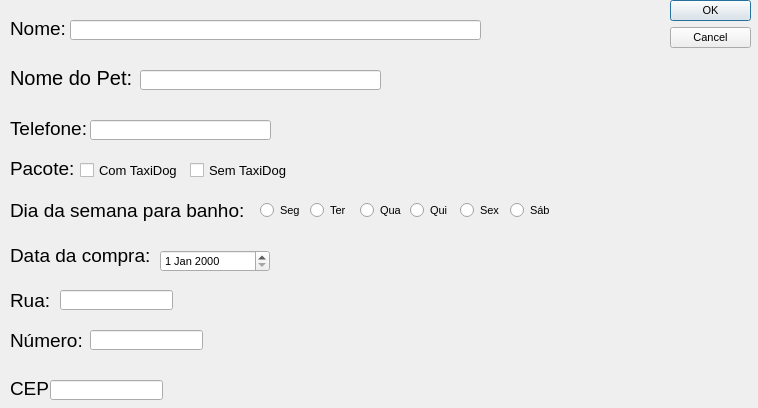
<?xml version="1.0" encoding="UTF-8"?>
<ui version="4.0">
 <class>Cadastro</class>
 <widget class="QDialog" name="Cadastro">
  <property name="geometry">
   <rect>
    <x>0</x>
    <y>0</y>
    <width>758</width>
    <height>408</height>
   </rect>
  </property>
  <property name="font">
   <font>
    <pointsize>8</pointsize>
   </font>
  </property>
  <property name="windowTitle">
   <string>Tela de Cadastro</string>
  </property>
  <widget class="QDialogButtonBox" name="buttonBox">
   <property name="geometry">
    <rect>
     <x>670</x>
     <y>0</y>
     <width>81</width>
     <height>241</height>
    </rect>
   </property>
   <property name="orientation">
    <enum>Qt::Vertical</enum>
   </property>
   <property name="standardButtons">
    <set>QDialogButtonBox::Cancel|QDialogButtonBox::Ok</set>
   </property>
  </widget>
  <widget class="QLabel" name="label">
   <property name="geometry">
    <rect>
     <x>10</x>
     <y>20</y>
     <width>61</width>
     <height>16</height>
    </rect>
   </property>
   <property name="font">
    <font>
     <pointsize>14</pointsize>
    </font>
   </property>
   <property name="text">
    <string>Nome:</string>
   </property>
  </widget>
  <widget class="QLineEdit" name="lineEdit">
   <property name="geometry">
    <rect>
     <x>70</x>
     <y>20</y>
     <width>411</width>
     <height>20</height>
    </rect>
   </property>
  </widget>
  <widget class="QLabel" name="label_2">
   <property name="geometry">
    <rect>
     <x>10</x>
     <y>70</y>
     <width>131</width>
     <height>16</height>
    </rect>
   </property>
   <property name="font">
    <font>
     <pointsize>15</pointsize>
    </font>
   </property>
   <property name="text">
    <string>Nome do Pet:</string>
   </property>
  </widget>
  <widget class="QLabel" name="label_5">
   <property name="geometry">
    <rect>
     <x>10</x>
     <y>160</y>
     <width>111</width>
     <height>16</height>
    </rect>
   </property>
   <property name="font">
    <font>
     <pointsize>14</pointsize>
    </font>
   </property>
   <property name="text">
    <string>Pacote:</string>
   </property>
  </widget>
  <widget class="QLabel" name="label_6">
   <property name="geometry">
    <rect>
     <x>10</x>
     <y>200</y>
     <width>241</width>
     <height>21</height>
    </rect>
   </property>
   <property name="font">
    <font>
     <pointsize>14</pointsize>
    </font>
   </property>
   <property name="text">
    <string>Dia da semana para banho:</string>
   </property>
  </widget>
  <widget class="QLabel" name="label_3">
   <property name="geometry">
    <rect>
     <x>10</x>
     <y>240</y>
     <width>141</width>
     <height>31</height>
    </rect>
   </property>
   <property name="font">
    <font>
     <pointsize>14</pointsize>
    </font>
   </property>
   <property name="text">
    <string>Data da compra:</string>
   </property>
  </widget>
  <widget class="QLabel" name="label_4">
   <property name="geometry">
    <rect>
     <x>10</x>
     <y>290</y>
     <width>47</width>
     <height>21</height>
    </rect>
   </property>
   <property name="font">
    <font>
     <pointsize>14</pointsize>
    </font>
   </property>
   <property name="text">
    <string>Rua:</string>
   </property>
  </widget>
  <widget class="QLabel" name="label_7">
   <property name="geometry">
    <rect>
     <x>10</x>
     <y>330</y>
     <width>81</width>
     <height>21</height>
    </rect>
   </property>
   <property name="font">
    <font>
     <pointsize>14</pointsize>
    </font>
   </property>
   <property name="text">
    <string>Número:</string>
   </property>
  </widget>
  <widget class="QLabel" name="label_8">
   <property name="geometry">
    <rect>
     <x>10</x>
     <y>380</y>
     <width>47</width>
     <height>16</height>
    </rect>
   </property>
   <property name="font">
    <font>
     <pointsize>14</pointsize>
    </font>
   </property>
   <property name="text">
    <string>CEP:</string>
   </property>
  </widget>
  <widget class="QLineEdit" name="lineEdit_2">
   <property name="geometry">
    <rect>
     <x>140</x>
     <y>70</y>
     <width>241</width>
     <height>20</height>
    </rect>
   </property>
  </widget>
  <widget class="QLineEdit" name="lineEdit_3">
   <property name="geometry">
    <rect>
     <x>90</x>
     <y>330</y>
     <width>113</width>
     <height>20</height>
    </rect>
   </property>
  </widget>
  <widget class="QLineEdit" name="lineEdit_4">
   <property name="geometry">
    <rect>
     <x>60</x>
     <y>290</y>
     <width>113</width>
     <height>20</height>
    </rect>
   </property>
  </widget>
  <widget class="QDateEdit" name="dateEdit">
   <property name="geometry">
    <rect>
     <x>160</x>
     <y>250</y>
     <width>110</width>
     <height>22</height>
    </rect>
   </property>
  </widget>
  <widget class="QLineEdit" name="lineEdit_5">
   <property name="geometry">
    <rect>
     <x>50</x>
     <y>380</y>
     <width>113</width>
     <height>20</height>
    </rect>
   </property>
  </widget>
  <widget class="QCheckBox" name="checkBox">
   <property name="geometry">
    <rect>
     <x>80</x>
     <y>150</y>
     <width>101</width>
     <height>41</height>
    </rect>
   </property>
   <property name="font">
    <font>
     <pointsize>10</pointsize>
    </font>
   </property>
   <property name="text">
    <string>Com TaxiDog</string>
   </property>
  </widget>
  <widget class="QCheckBox" name="checkBox_2">
   <property name="geometry">
    <rect>
     <x>190</x>
     <y>150</y>
     <width>101</width>
     <height>41</height>
    </rect>
   </property>
   <property name="font">
    <font>
     <pointsize>10</pointsize>
    </font>
   </property>
   <property name="text">
    <string>Sem TaxiDog</string>
   </property>
  </widget>
  <widget class="QRadioButton" name="radioButton">
   <property name="geometry">
    <rect>
     <x>260</x>
     <y>190</y>
     <width>41</width>
     <height>41</height>
    </rect>
   </property>
   <property name="text">
    <string>Seg</string>
   </property>
  </widget>
  <widget class="QRadioButton" name="radioButton_2">
   <property name="geometry">
    <rect>
     <x>310</x>
     <y>200</y>
     <width>41</width>
     <height>21</height>
    </rect>
   </property>
   <property name="text">
    <string>Ter</string>
   </property>
  </widget>
  <widget class="QRadioButton" name="radioButton_3">
   <property name="geometry">
    <rect>
     <x>360</x>
     <y>200</y>
     <width>41</width>
     <height>21</height>
    </rect>
   </property>
   <property name="text">
    <string>Qua</string>
   </property>
  </widget>
  <widget class="QRadioButton" name="radioButton_4">
   <property name="geometry">
    <rect>
     <x>410</x>
     <y>200</y>
     <width>41</width>
     <height>21</height>
    </rect>
   </property>
   <property name="text">
    <string>Qui</string>
   </property>
  </widget>
  <widget class="QRadioButton" name="radioButton_5">
   <property name="geometry">
    <rect>
     <x>460</x>
     <y>200</y>
     <width>82</width>
     <height>21</height>
    </rect>
   </property>
   <property name="text">
    <string>Sex</string>
   </property>
  </widget>
  <widget class="QRadioButton" name="radioButton_6">
   <property name="geometry">
    <rect>
     <x>510</x>
     <y>200</y>
     <width>82</width>
     <height>21</height>
    </rect>
   </property>
   <property name="text">
    <string>Sáb</string>
   </property>
  </widget>
  <widget class="QLabel" name="label_9">
   <property name="geometry">
    <rect>
     <x>10</x>
     <y>120</y>
     <width>81</width>
     <height>16</height>
    </rect>
   </property>
   <property name="font">
    <font>
     <pointsize>14</pointsize>
    </font>
   </property>
   <property name="text">
    <string>Telefone:</string>
   </property>
  </widget>
  <widget class="QLineEdit" name="lineEdit_6">
   <property name="geometry">
    <rect>
     <x>90</x>
     <y>120</y>
     <width>181</width>
     <height>20</height>
    </rect>
   </property>
  </widget>
  <widget class="QLabel" name="label_10">
   <property name="geometry">
    <rect>
     <x>650</x>
     <y>310</y>
     <width>101</width>
     <height>91</height>
    </rect>
   </property>
   <property name="text">
    <string/>
   </property>
   <property name="pixmap">
    <pixmap>../../Downloads/WhatsApp Image 2019-08-25 at 14.57.27.jpeg</pixmap>
   </property>
   <property name="scaledContents">
    <bool>true</bool>
   </property>
  </widget>
 </widget>
 <resources/>
 <connections>
  <connection>
   <sender>buttonBox</sender>
   <signal>accepted()</signal>
   <receiver>Cadastro</receiver>
   <slot>accept()</slot>
   <hints>
    <hint type="sourcelabel">
     <x>248</x>
     <y>254</y>
    </hint>
    <hint type="destinationlabel">
     <x>157</x>
     <y>274</y>
    </hint>
   </hints>
  </connection>
  <connection>
   <sender>buttonBox</sender>
   <signal>rejected()</signal>
   <receiver>Cadastro</receiver>
   <slot>reject()</slot>
   <hints>
    <hint type="sourcelabel">
     <x>316</x>
     <y>260</y>
    </hint>
    <hint type="destinationlabel">
     <x>286</x>
     <y>274</y>
    </hint>
   </hints>
  </connection>
 </connections>
</ui>
